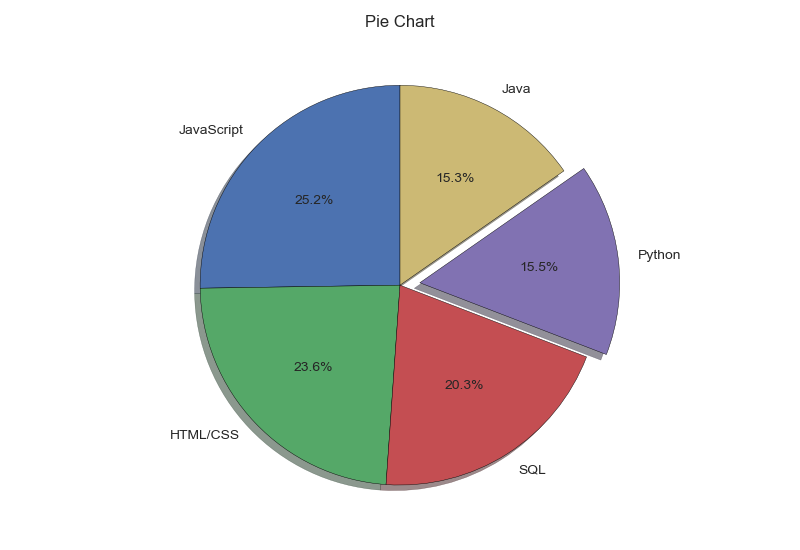

Python code for this plot:
from matplotlib import pyplot as plt

#styling the graph
plt.style.use('seaborn')

slices = [59219, 55466, 47544, 36443, 35917]
labels = ['JavaScript', 'HTML/CSS', 'SQL', 'Python', 'Java']

#to pop out specific item 
explode = [0, 0, 0, 0.1, 0]

#use startangle to adjust the angle of the pie chart
#use autopct to show the percentage values
#use wedgeprops to give border to the pie chart

plt.pie(slices, labels= labels, explode = explode, shadow = True,
		startangle = 90, autopct = '%1.1f%%',
		 wedgeprops={'edgecolor' : 'black'})

plt.title("Pie Chart")
plt.tight_layout()
plt.savefig('pie_chart.png')
plt.show()
